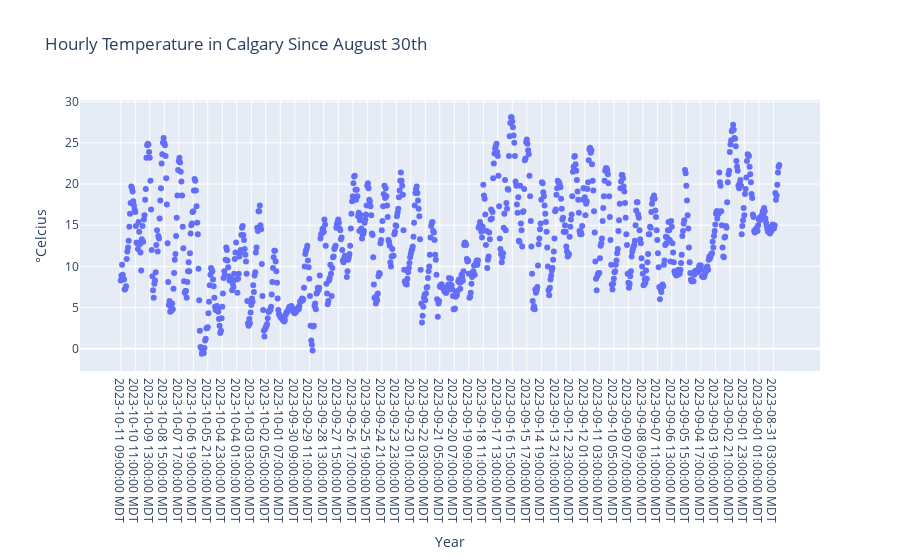

This figure's notebook cell:
### Code cell
import pandas as pd
import plotly.express as px

fig3 = px.scatter(hourly_data, x='date_time_local', y='temperature', title='Hourly Temperature in Calgary Since August 30th')

fig3.update_layout(
    xaxis_title='Year',
    yaxis_title='°Celcius',
    legend_title='Legend',
)

fig3.show()

### Figure 1 — Plotly figure (JSON) as saved in the notebook; plotly's stock layout.template omitted (floating-point values rounded to 4 significant figures; data arrays with more than 128 entries replaced by an {"elided": "..."} marker saying what was removed)
{"data": [{"hovertemplate": "date_time_local=%{x}<br>temperature=%{y}<extra></extra>", "legendgroup": "", "marker": {"color": "#636efa", "symbol": "circle"}, "mode": "markers", "name": "", "orientation": "v", "showlegend": false, "type": "scatter", "x": {"elided": "1000 str values"}, "xaxis": "x", "y": {"elided": "1000 float values"}, "yaxis": "y"}], "layout": {"legend": {"title": {"text": "Legend"}, "tracegroupgap": 0}, "title": {"text": "Hourly Temperature in Calgary Since August 30th"}, "xaxis": {"anchor": "y", "domain": [0, 1], "title": {"text": "Year"}}, "yaxis": {"anchor": "x", "domain": [0, 1], "title": {"text": "°Celcius"}}}}
